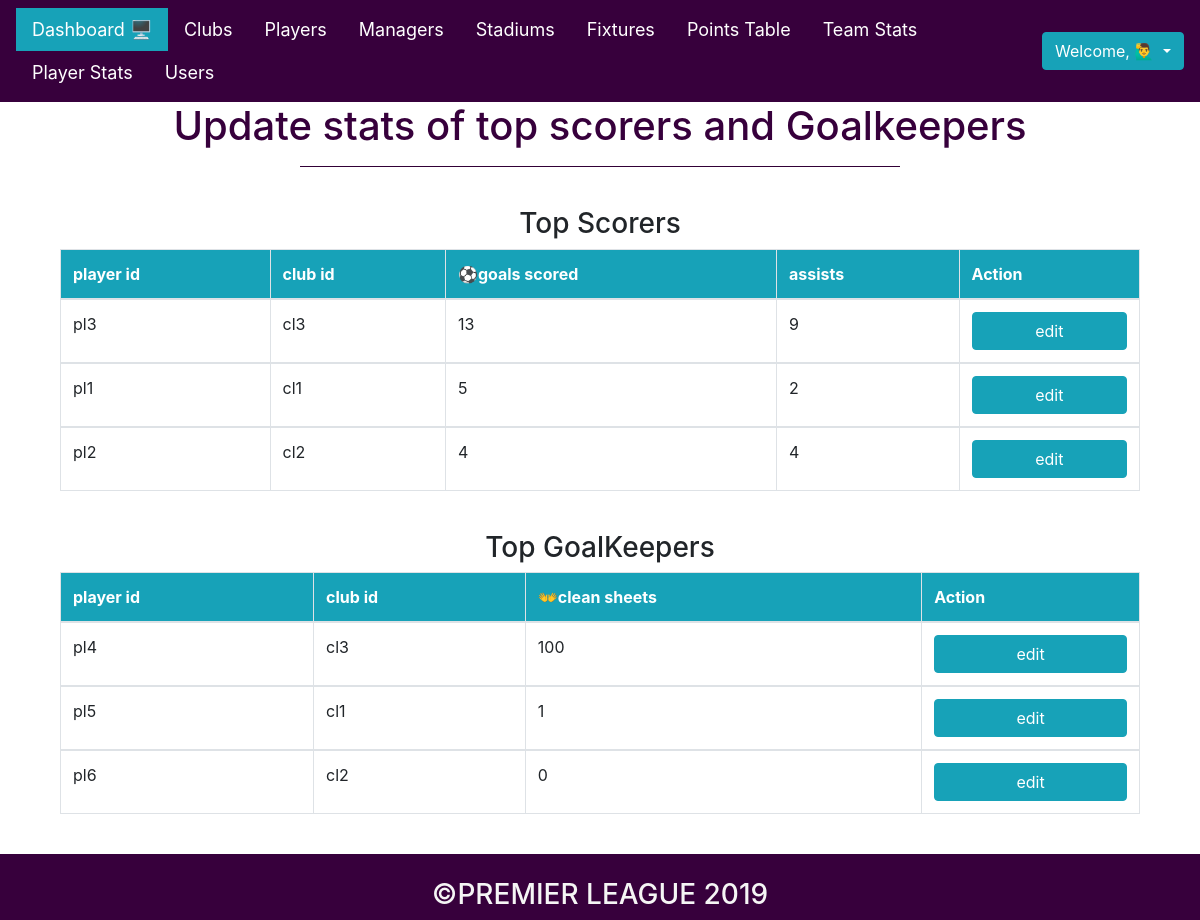
The app's page /php_files/admin/admin_player_stats.php with its own data.
### tables this page shows
CREATE TABLE player_stats(
    player_id VARCHAR(4),
    club_id VARCHAR(4),
    goals_scored INT(4),
    assists INT(4)
);

CREATE TABLE clean_sheets(
    player_id VARCHAR(4),
    club_id VARCHAR(4),
    c_sheets INT(4)

);

### php_files/admin/admin_player_stats.php (the view, shortened to what this page needs)
<?php
    include "admin_header.php";
    include "../connect.php";
?>
<html>
<head>
    <link rel="stylesheet" type="text/css" href="../../css/admin_points.css">
</head>
<body>
    <center><h1>Update stats of top scorers and Goalkeepers</h1></center>
    <hr>
    <br>
    <center>
    <h3> Top Scorers </h3>
    <div class="container">
        <?php
            $qry = " SELECT * FROM player_stats ORDER BY goals_scored DESC ";
            $res = $con->query($qry);
            $result = "";
            if($res->num_rows > 0)
            {
                $result .= " <div class = 'container'> ";
                $result .= " <table class='table table-bordered'> ";
                $result .= " <thead class='thead_clubs'> <tr>
                    <th>player id</th>
                    <th>club id</th>
                    <th>⚽️goals scored️</th>
                    <th>assists</th>
                    <th> Action </th>
                    </tr> </thead> ";
                while($row = $res->fetch_assoc())
                {
                    $result .= " <tbody> <tr>
                        <td> ".$row['player_id']." </td>
                        <td> ".$row['club_id']." </td>
                        <td> ️".$row['goals_scored']." </td>
                        <td> ".$row['assists']." </td>
                        <td> <a href='edit_player_stats.php?edit=".$row['player_id']."'><button class='btn btn-info btn-block'>edit</button></a> </td>
                    </tr> </tbody> ";
                }
                $result .= " </table> </div> ";
            }
            echo $result;
        ?>
    </div>
    </center>
    <br>
    <center>
    <h3> Top GoalKeepers </h3>
    <div class="container">
        <?php
            $qry = " SELECT * FROM clean_sheets ORDER BY c_sheets DESC ";
            $res = $con->query($qry);
            $result = "";
            if($res->num_rows > 0)
            {
                $result .= " <div class = 'container'> ";
                $result .= " <table class='table table-bordered'> ";
                $result .= " <thead class='thead_clubs'> <tr>
                    <th>player id</th>
                    <th>club id</th>
                    <th>👐clean sheets</th>
                    <th> Action </th>
                    </tr> </thead> ";
                while($row = $res->fetch_assoc())
                {
                    $result .= " <tbody> <tr>
                        <td> ".$row['player_id']." </td>
                        <td> ".$row['club_id']." </td>
                        <td> ".$row['c_sheets']." </td>
                        <td> <a href='edit_keepers.php?edit=".$row['player_id']."'><button class='btn btn-info btn-block'>edit</button></a> </td>
                    </tr> </tbody> ";
                }
                $result .= " </table> </div> ";
            }
            echo $result;
        ?>
    </div>
    </center>
    <br>
</body>
</html>
<?php include "admin_footer.php"; ?>

### css/admin_points.css (style rules this page uses)
h1 { color: #37003c; }
hr { background: #37003c; width: 600px; }
.thead_clubs { background: #17a2b8; color: white; }

### records on screen
player_stats: player_id "pl3", club "cl3", goals_scored "13", assists "9"
player_stats: player_id "pl1", club "cl1", goals_scored "5", assists "2"
player_stats: player_id "pl2", club "cl2", goals_scored "4", assists "4"
clean_sheets: player_id "pl4", club "cl3", c_sheets "100"
clean_sheets: player_id "pl5", club "cl1", c_sheets "1"
clean_sheets: player_id "pl6", club "cl2", c_sheets "0"
